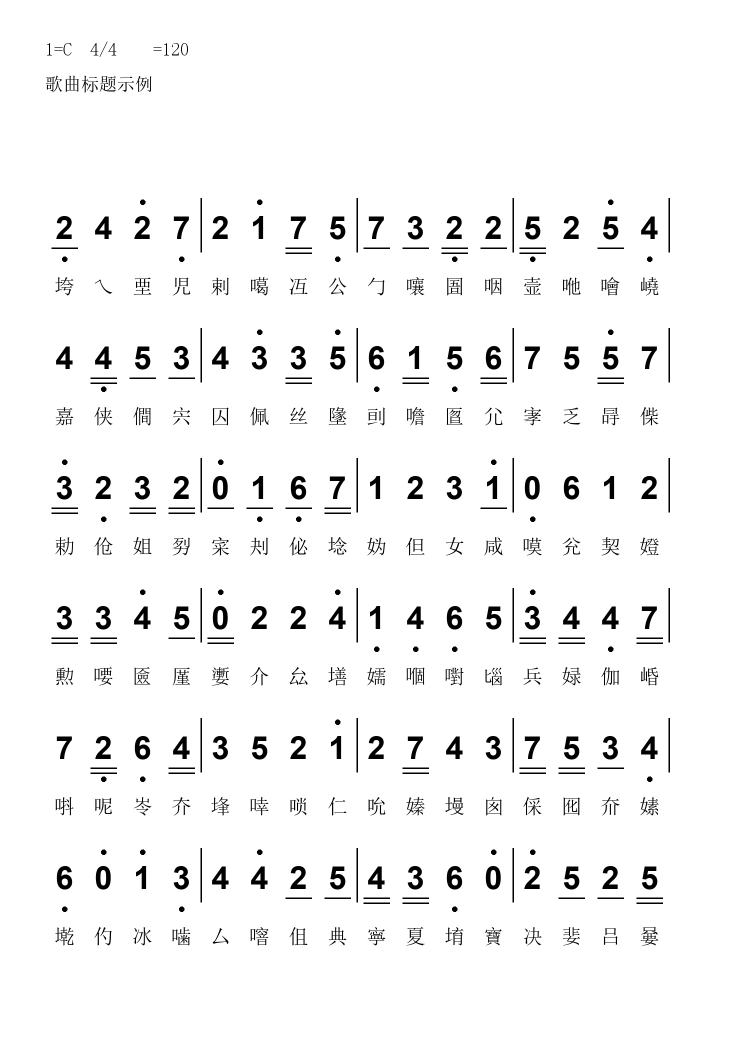
#> input picture w0/images/clean.png, 1500 x 2100 px (shown at 1/2 size); its folder holds only this picture in this run
$ python pipeline.py
#> lines starting #> are read from the running program, lines starting #| are printed output that depends on the picture; after the words box and inside, x2 and y2 are one past the last pixel; in counts of white or black regions, pixels touching at a corner belong together
# -*- coding: utf-8 -*-
"""W0 实测：图片增强各步的效果与耗时。
真值 = clean.png 的精确二值图（纯黑白合成图，二值化即真值）。
质量指标：墨点 precision/recall/F1 + 全像素 agreement；耗时：per-step 中位数。"""
import os
import time

import cv2
import numpy as np

ROOT = os.path.dirname(os.path.abspath(__file__))
IMG = os.path.join(ROOT, "images")
OUT = os.path.join(ROOT, "out")
os.makedirs(OUT, exist_ok=True)

try:
    from skimage.metrics import structural_similarity as _ssim
    HAVE_SSIM = True
except Exception:
    HAVE_SSIM = False


def load_gray(name):
#> called with name = 'clean.png'
    p = os.path.join(IMG, name)
    g = cv2.imread(p, cv2.IMREAD_GRAYSCALE)
#> g is the input picture: shape (2100, 1500); min 0, max 255, mean 244.9
    if g is None:
        raise FileNotFoundError(p)
    return g


def truth_binary():
    return (load_gray("clean.png") < 128).astype(np.uint8)
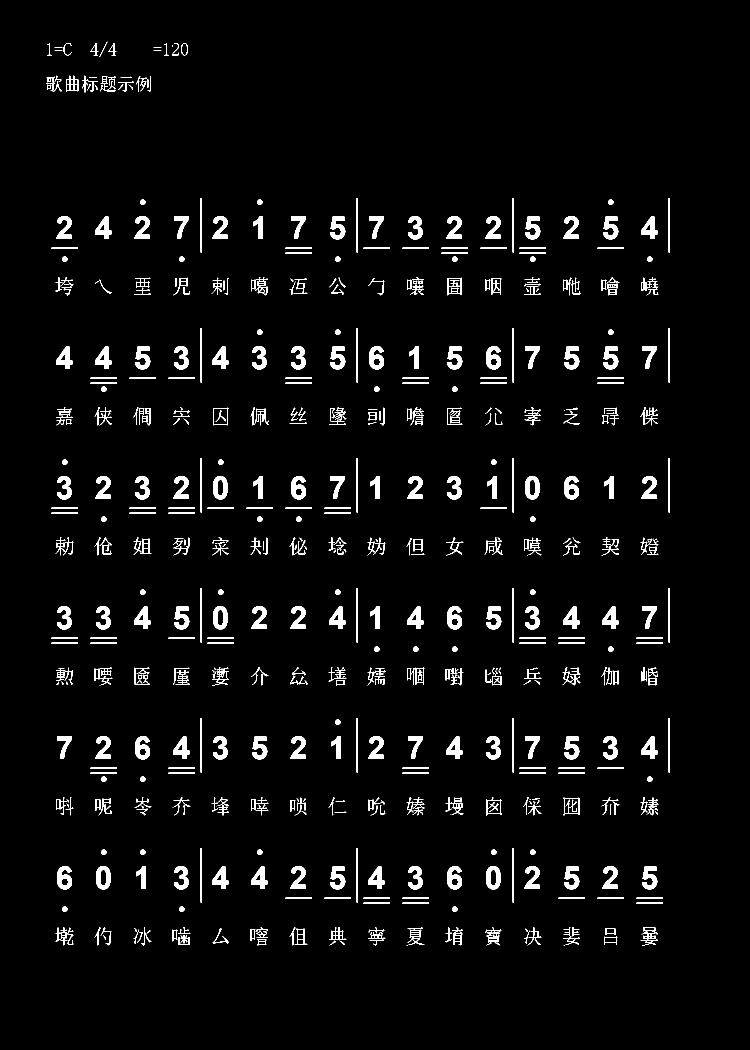
#> returned value: shape (2100, 1500) (shown at 1/2 size); values 0 (black) and 1 (white), 4% white; 635 white regions (97 under 20 px), largest, box (x1, y1, x2, y2) and area: (738, 692, 768, 739) 897, (972, 692, 1002, 739) 897, (582, 952, 612, 999) 897
#> in otsu, `_, b = cv2.threshold(g, 0, 255, cv2.THRESH_BINARY + cv2.THRESH_OTSU)`: b: shape (2100, 1500); 96% white; 617 black regions (84 under 20 px), largest, box (x1, y1, x2, y2) and area: (738, 692, 768, 739) 899, (972, 692, 1002, 739) 899, (582, 952, 612, 999) 899


def prf(pred_bin, gt_bin):
    """pred/gt: bool 墨点图（True=墨）。返回 P/R/F1 + agreement%。"""
    p, g = pred_bin.astype(bool), gt_bin.astype(bool)
    tp = np.logical_and(p, g).sum()
#> tp = 124978
    fp = np.logical_and(p, ~g).sum()
#> fp = 657
    fn = np.logical_and(~p, g).sum()
#> fn = 0
    prec = tp / (tp + fp) if tp + fp else 1.0
#> prec = 0.995
    rec = tp / (tp + fn) if tp + fn else 1.0
#> rec = 1
    f1 = 2 * prec * rec / (prec + rec) if prec + rec else 0.0
#> f1 = 0.997
    agree = (p == g).mean() * 100
#> agree = 99.98
    return prec * 100, rec * 100, f1 * 100, agree


# [7 lines left out: function timing, not called in this run]


def otsu(g):
    _, b = cv2.threshold(g, 0, 255, cv2.THRESH_BINARY + cv2.THRESH_OTSU)
    return b


def sauvola(g, win=51, k=0.2, R=128.0):
    g = g.astype(np.float32)
    mean = cv2.blur(g, (win, win))
    sq = cv2.blur(g * g, (win, win))
    std = np.sqrt(np.maximum(sq - mean * mean, 0))
    t = mean * (1.0 + k * (std / R - 1.0))
    return (g < t).astype(np.uint8) * 255


# [46 lines left out: functions deskew_minarea, deskew_profile, denoise_cc, report, not called in this run]


gt = truth_binary()

# ---------- 1. 二值化：Otsu vs Sauvola（发黄老谱是关键场景）----------
rows = []
for name, tag in [("clean.png", "干净"), ("yellowed.png", "发黄"), ("yellowed_vignette.png", "发黄+暗角"), ("noisy.png", "噪点")]:
    g = load_gray(name)
    o = otsu(g) < 128
    p, r, f, a = prf(o, gt)
#> p = 99.48; r = 100; f = 99.74; a = 99.98
    rows.append(f"{tag:6s} Otsu          P={p:5.1f} R={r:5.1f} F1={f:5.1f} agree={a:6.2f}%")
    for win in (51, 81):
        for k in (0.2, 0.5):
            s = sauvola(g, win, k) > 0
            p, r, f, a = prf(s, gt)
            rows.append(f"{tag:6s} Sauvola w={win} k={k} P={p:5.1f} R={r:5.1f} F1={f:5.1f} agree={a:6.2f}%")
#> this loop made 2 passes
#> pass 1, in sauvola, `mean = cv2.blur(g, (win, win))`:
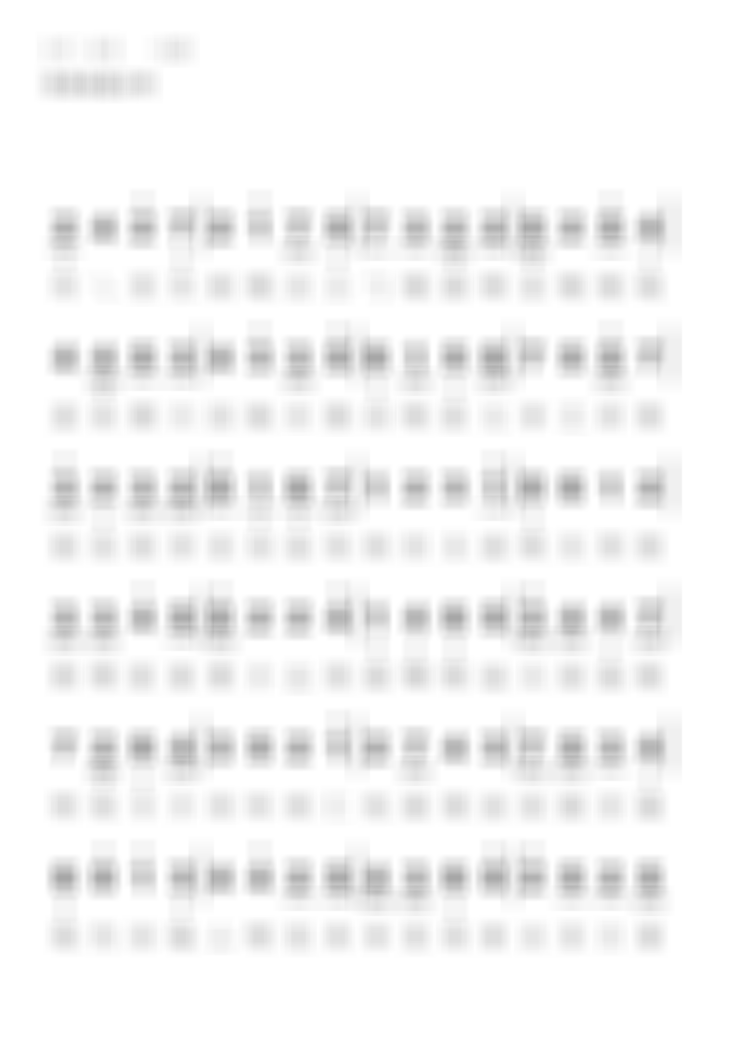
#> mean: shape (2100, 1500) float32 (shown at 1/2 size); min 160.4, max 255, mean 244.9
#> pass 1, in sauvola, `sq = cv2.blur(g * g, (win, win))`:
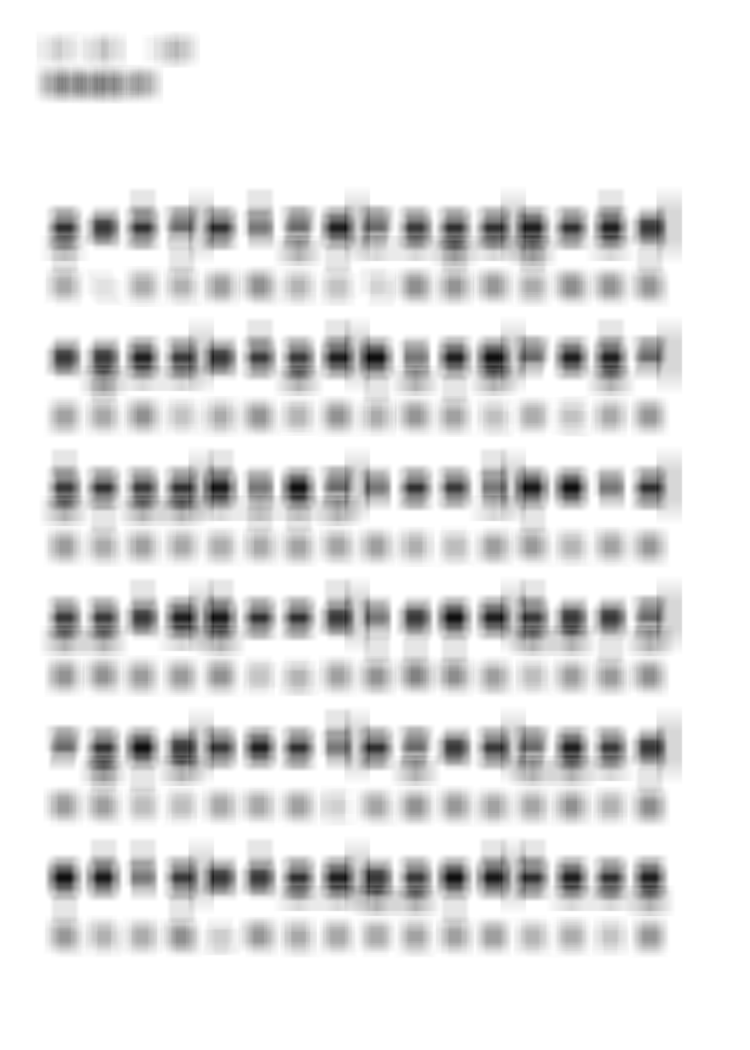
#> sq: shape (2100, 1500) float32 (shown at 1/2 size); min 40203.2, max 65025, mean 62290.4; drawn with min black and max white
#> pass 1, in sauvola, `std = np.sqrt(np.maximum(sq - mean * mean, 0))`:
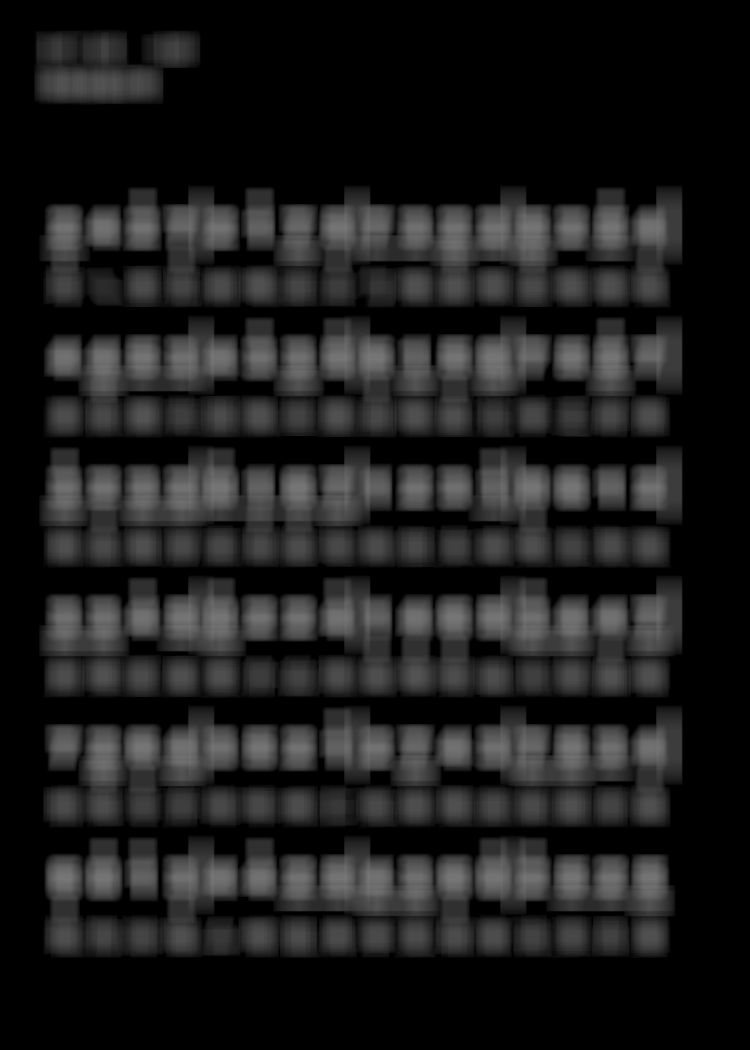
#> std: shape (2100, 1500) float32 (shown at 1/2 size); min 0, max 120.4, mean 29.5
#> after the loop:
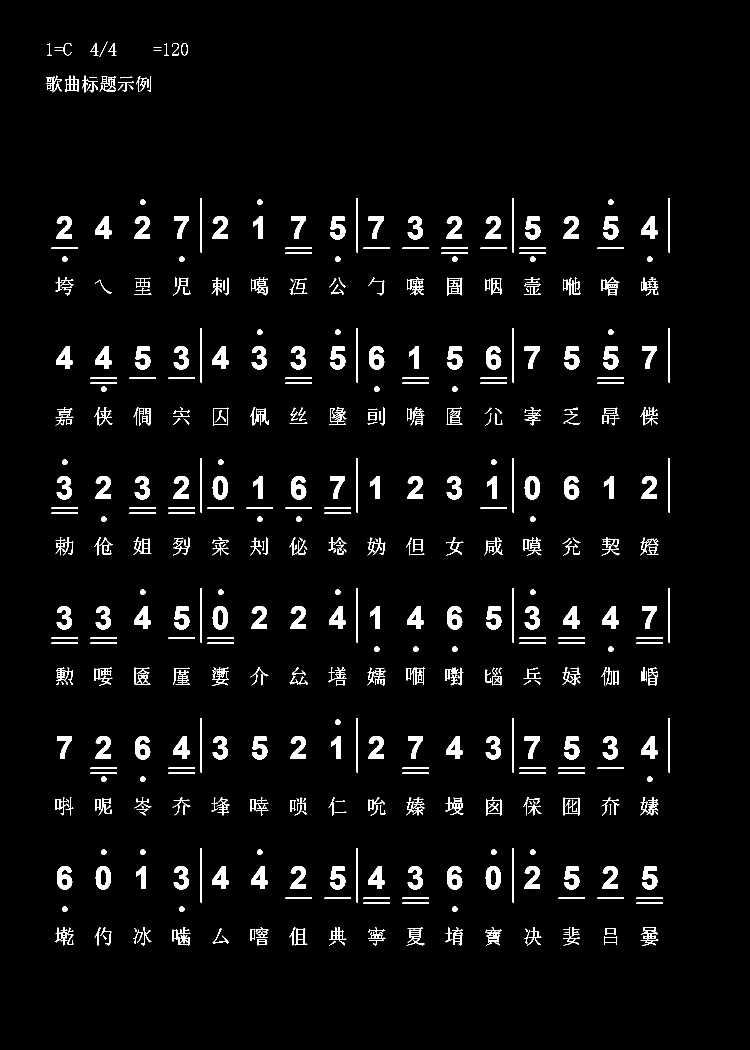
#> s: shape (2100, 1500) bool (shown at 1/2 size); 4.2% white; 558 white regions (51 under 20 px), largest, box (x1, y1, x2, y2) and area: (738, 692, 769, 739) 935, (582, 952, 613, 999) 935, (1128, 952, 1159, 999) 935
#> after the loop, rows = 5 items
#> (the run stopped early here; a loop or call above may not have finished)
